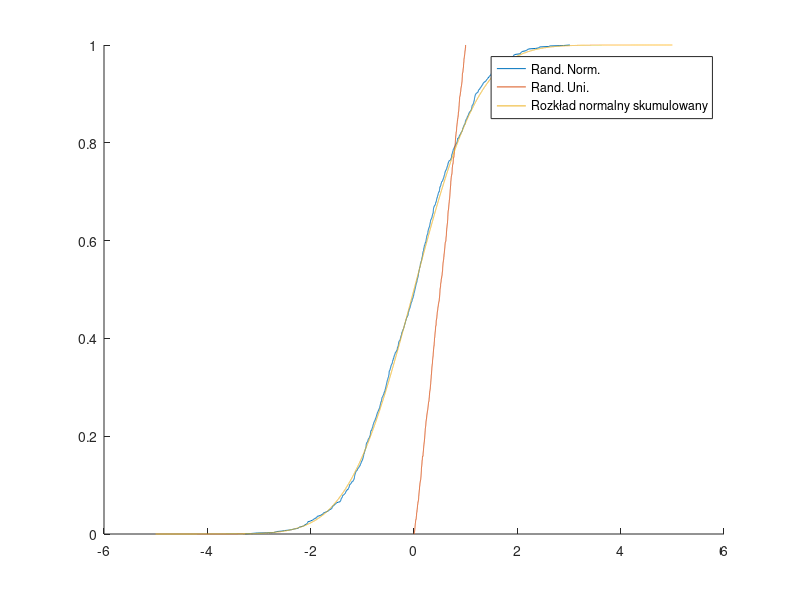

The MATLAB source for this figure:
clear all
close all
clc


N = 1000;

X_norm = randn(N, 1);
X_uniform = rand(N, 1);

X_norm_sort = sort(X_norm);
X_uniform_sort = sort(X_uniform);


Y = linspace(0,1,N);



figure
hold on
plot(X_norm_sort, Y); 
plot(X_uniform_sort, Y);

P = normcdf([-5:0.001:5]);
plot([-5:0.001:5], P )

legend("Rand. Norm.", "Rand. Uni.", "Rozkład normalny skumulowany");



